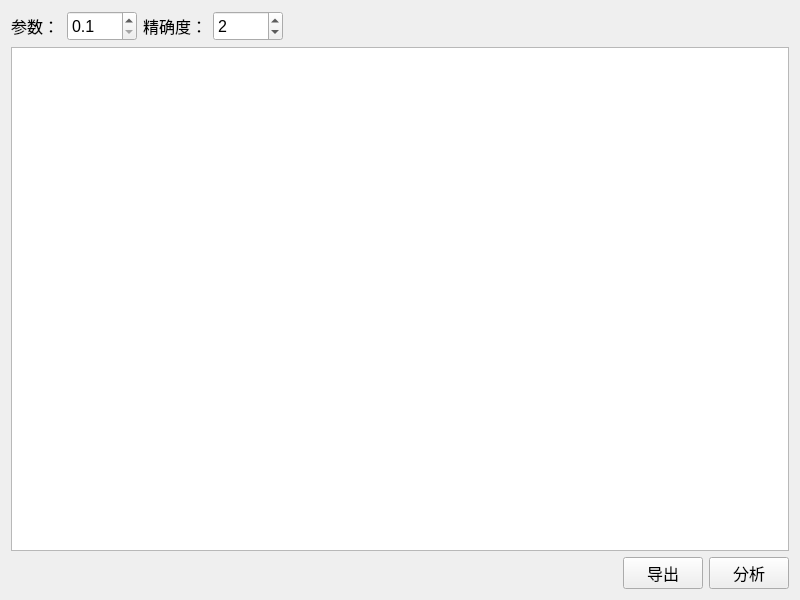
<?xml version="1.0" encoding="UTF-8"?>
<ui version="4.0">
 <class>FormAnalysis</class>
 <widget class="QWidget" name="FormAnalysis">
  <property name="geometry">
   <rect>
    <x>0</x>
    <y>0</y>
    <width>800</width>
    <height>600</height>
   </rect>
  </property>
  <property name="windowTitle">
   <string>灰色关联</string>
  </property>
  <layout class="QVBoxLayout" name="verticalLayout">
   <item>
    <layout class="QHBoxLayout" name="horizontalLayout" stretch="0,0,0,0,0">
     <property name="rightMargin">
      <number>0</number>
     </property>
     <item>
      <widget class="QLabel" name="label">
       <property name="sizePolicy">
        <sizepolicy hsizetype="Fixed" vsizetype="Preferred">
         <horstretch>0</horstretch>
         <verstretch>0</verstretch>
        </sizepolicy>
       </property>
       <property name="minimumSize">
        <size>
         <width>50</width>
         <height>30</height>
        </size>
       </property>
       <property name="font">
        <font>
         <pointsize>12</pointsize>
        </font>
       </property>
       <property name="text">
        <string>参数：</string>
       </property>
      </widget>
     </item>
     <item>
      <widget class="QDoubleSpinBox" name="doubleSpinBox">
       <property name="sizePolicy">
        <sizepolicy hsizetype="Fixed" vsizetype="Fixed">
         <horstretch>0</horstretch>
         <verstretch>0</verstretch>
        </sizepolicy>
       </property>
       <property name="minimumSize">
        <size>
         <width>70</width>
         <height>30</height>
        </size>
       </property>
       <property name="font">
        <font>
         <pointsize>12</pointsize>
        </font>
       </property>
       <property name="decimals">
        <number>1</number>
       </property>
       <property name="minimum">
        <double>0.100000000000000</double>
       </property>
       <property name="maximum">
        <double>0.500000000000000</double>
       </property>
       <property name="singleStep">
        <double>0.100000000000000</double>
       </property>
      </widget>
     </item>
     <item>
      <widget class="QLabel" name="label_2">
       <property name="font">
        <font>
         <pointsize>12</pointsize>
        </font>
       </property>
       <property name="text">
        <string>精确度：</string>
       </property>
      </widget>
     </item>
     <item>
      <widget class="QSpinBox" name="spinBox">
       <property name="sizePolicy">
        <sizepolicy hsizetype="Fixed" vsizetype="Fixed">
         <horstretch>0</horstretch>
         <verstretch>0</verstretch>
        </sizepolicy>
       </property>
       <property name="minimumSize">
        <size>
         <width>70</width>
         <height>30</height>
        </size>
       </property>
       <property name="font">
        <font>
         <pointsize>12</pointsize>
        </font>
       </property>
       <property name="maximum">
        <number>6</number>
       </property>
       <property name="value">
        <number>2</number>
       </property>
      </widget>
     </item>
     <item>
      <spacer name="horizontalSpacer">
       <property name="orientation">
        <enum>Qt::Horizontal</enum>
       </property>
       <property name="sizeType">
        <enum>QSizePolicy::Expanding</enum>
       </property>
       <property name="sizeHint" stdset="0">
        <size>
         <width>40</width>
         <height>20</height>
        </size>
       </property>
      </spacer>
     </item>
    </layout>
   </item>
   <item>
    <widget class="QTableView" name="tableView">
     <property name="sizePolicy">
      <sizepolicy hsizetype="Expanding" vsizetype="Expanding">
       <horstretch>0</horstretch>
       <verstretch>3</verstretch>
      </sizepolicy>
     </property>
    </widget>
   </item>
   <item>
    <layout class="QHBoxLayout" name="horizontalLayout_2">
     <item>
      <spacer name="horizontalSpacer_2">
       <property name="orientation">
        <enum>Qt::Horizontal</enum>
       </property>
       <property name="sizeHint" stdset="0">
        <size>
         <width>40</width>
         <height>20</height>
        </size>
       </property>
      </spacer>
     </item>
     <item>
      <widget class="QPushButton" name="btn_export">
       <property name="sizePolicy">
        <sizepolicy hsizetype="Fixed" vsizetype="Fixed">
         <horstretch>0</horstretch>
         <verstretch>0</verstretch>
        </sizepolicy>
       </property>
       <property name="minimumSize">
        <size>
         <width>0</width>
         <height>30</height>
        </size>
       </property>
       <property name="font">
        <font>
         <pointsize>12</pointsize>
        </font>
       </property>
       <property name="text">
        <string>导出</string>
       </property>
      </widget>
     </item>
     <item>
      <widget class="QPushButton" name="pushButton">
       <property name="sizePolicy">
        <sizepolicy hsizetype="Fixed" vsizetype="Fixed">
         <horstretch>0</horstretch>
         <verstretch>0</verstretch>
        </sizepolicy>
       </property>
       <property name="minimumSize">
        <size>
         <width>0</width>
         <height>30</height>
        </size>
       </property>
       <property name="font">
        <font>
         <pointsize>12</pointsize>
        </font>
       </property>
       <property name="text">
        <string>分析</string>
       </property>
      </widget>
     </item>
    </layout>
   </item>
  </layout>
 </widget>
 <resources/>
 <connections/>
</ui>
